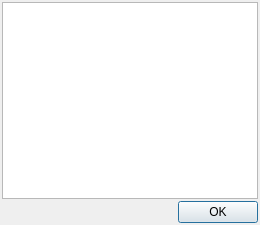
<?xml version="1.0" encoding="UTF-8"?>
<ui version="4.0">
 <class>DlgLocalIPs</class>
 <widget class="QDialog" name="DlgLocalIPs">
  <property name="geometry">
   <rect>
    <x>0</x>
    <y>0</y>
    <width>260</width>
    <height>225</height>
   </rect>
  </property>
  <property name="windowTitle">
   <string>Dialog</string>
  </property>
  <layout class="QVBoxLayout" name="verticalLayout">
   <property name="spacing">
    <number>2</number>
   </property>
   <property name="leftMargin">
    <number>2</number>
   </property>
   <property name="topMargin">
    <number>2</number>
   </property>
   <property name="rightMargin">
    <number>2</number>
   </property>
   <property name="bottomMargin">
    <number>2</number>
   </property>
   <item>
    <widget class="QListWidget" name="listWidget"/>
   </item>
   <item>
    <widget class="QDialogButtonBox" name="buttonBox">
     <property name="orientation">
      <enum>Qt::Horizontal</enum>
     </property>
     <property name="standardButtons">
      <set>QDialogButtonBox::Ok</set>
     </property>
    </widget>
   </item>
  </layout>
 </widget>
 <resources/>
 <connections>
  <connection>
   <sender>buttonBox</sender>
   <signal>accepted()</signal>
   <receiver>DlgLocalIPs</receiver>
   <slot>accept()</slot>
   <hints>
    <hint type="sourcelabel">
     <x>248</x>
     <y>254</y>
    </hint>
    <hint type="destinationlabel">
     <x>157</x>
     <y>274</y>
    </hint>
   </hints>
  </connection>
  <connection>
   <sender>buttonBox</sender>
   <signal>rejected()</signal>
   <receiver>DlgLocalIPs</receiver>
   <slot>reject()</slot>
   <hints>
    <hint type="sourcelabel">
     <x>316</x>
     <y>260</y>
    </hint>
    <hint type="destinationlabel">
     <x>286</x>
     <y>274</y>
    </hint>
   </hints>
  </connection>
 </connections>
</ui>
